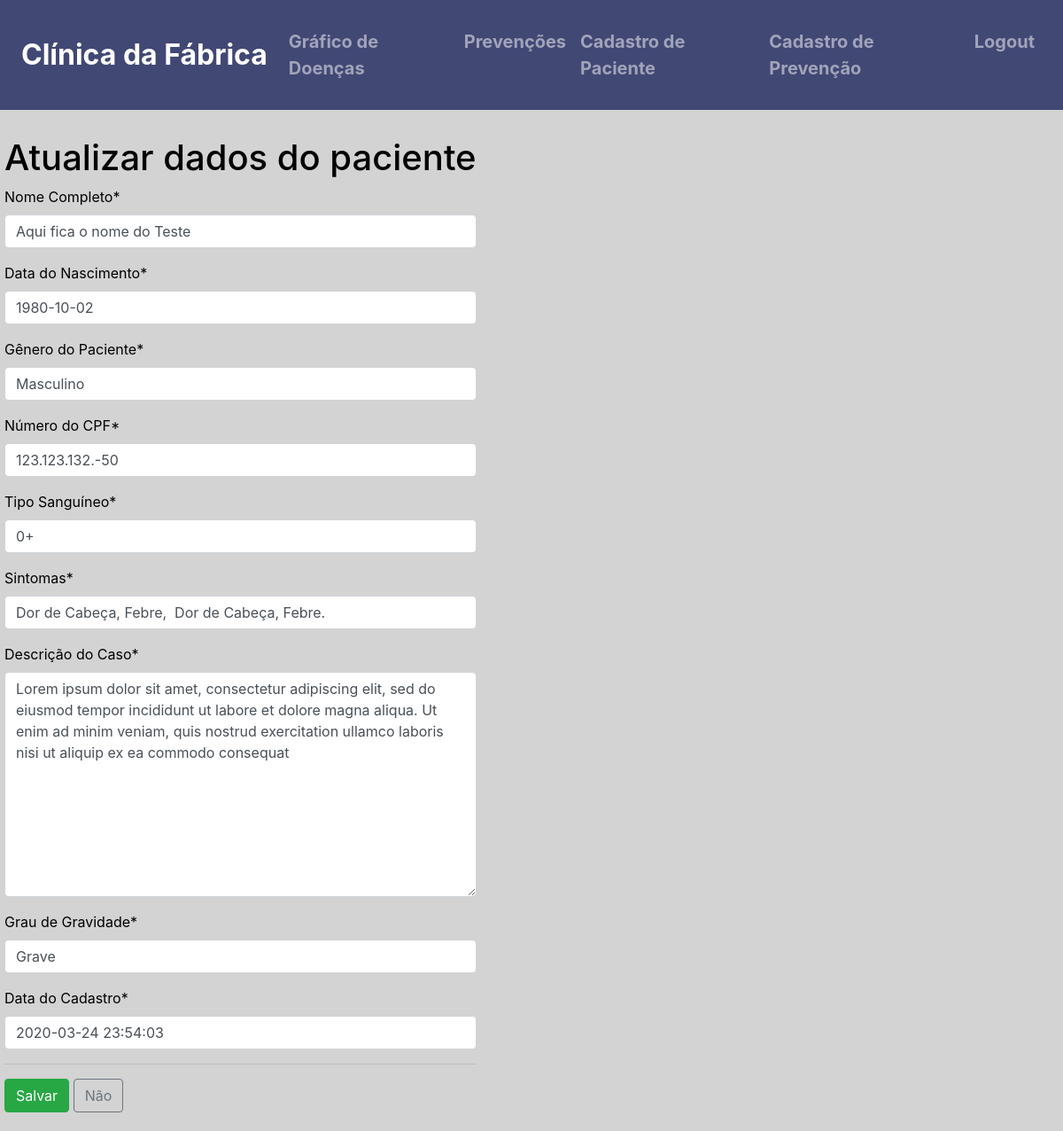
Page /editar/16/ on the committed database.
### base/models.py (models this page shows, shortened)
class Pacientes(models.Model):
    nome = models.CharField(max_length=100, verbose_name="Nome Completo")
    dataNasc = models.DateField(verbose_name="Data do Nascimento")
    genero = models.CharField(max_length=50, verbose_name="Gênero do Paciente")
    cpf = models.CharField(max_length=50, verbose_name="Número do CPF")
    tipoSang = models.CharField(max_length=50, verbose_name="Tipo Sanguíneo")
    sintomas = models.CharField(max_length=150, verbose_name="Sintomas")
    descrCaso = models.TextField(verbose_name="Descrição do Caso")
    gravidade = models.CharField(max_length=50, verbose_name="Grau de Gravidade")
    dataInc = models.DateTimeField(default=timezone.now, verbose_name="Data do Cadastro")

### base/views.py (the view)
# urls.py: path('editar/<int:id>/', views.editar, name="base-editar"),
def editar(request, id):
    paciente = get_object_or_404(Pacientes, pk=id)
    form = PacientesForm(request.POST or None, instance=paciente)
    if form.is_valid():
        form.save()
        return redirect("base-home")
    return render(request, "base/editar.html", {'form': form})

### base/forms.py
class PacientesForm(ModelForm):
    class Meta:
        model = Pacientes
        fields = ['nome', 'dataNasc', 'genero', 'cpf', 'tipoSang', 'sintomas', 'descrCaso', 'gravidade', 'dataInc']

### base/templates/base/editar.html (shortened to what this page needs)
{% extends 'base/modelo.html' %}
{% load crispy_forms_tags %}
{%block content %}
<div class="row">
<form method="POST">
    <h1>Atualizar dados do paciente</h1>
    {{ form|crispy }}
    <hr>
    <button class="btn btn-success" type="submit">Salvar</button>
    <input class="btn btn-outline-secondary" type="button" onclick="window.location.replace('{% url 'base-home' %}')" value="Não" />
</form>
</div>
{% endblock content %}

### base/static/base/main.css (style rules this page uses)
body { background-color: #D3D3D3; color: black; }
.row { margin: 30px 5px 5px 5px; }

### rows in the picture
Pacientes: nome "Aqui fica o nome do Teste", dataNasc "1980-10-02", genero "Masculino", cpf "123.123.132.-50", tipoSang "0+", sintomas "Dor de Cabeça, Febre, Dor de Cabeça, Febre.", descrCaso "Lorem ipsum dolor sit amet, consectetur adipiscing elit, sed do eiusmod tempor incididunt ut labore et dolore magna aliqua. Ut enim ad minim veniam, quis nostrud exercitation ullamco laboris nisi ut aliquip ex ea commodo consequat", gravidade "Grave", dataInc "2020-03-24 23:54:03"
